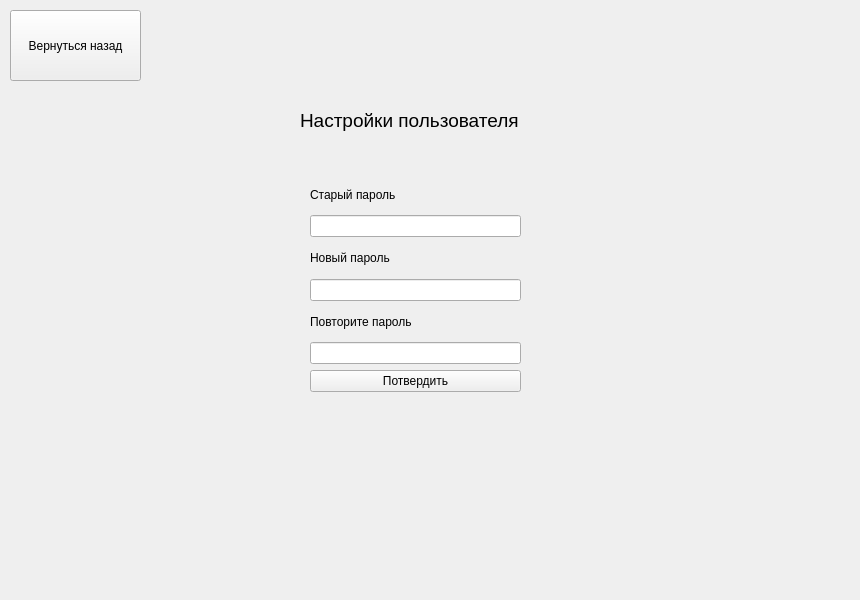
<?xml version="1.0" encoding="UTF-8"?>
<ui version="4.0">
 <class>PasswordSettingsWindow</class>
 <widget class="QWidget" name="PasswordSettingsWindow">
  <property name="geometry">
   <rect>
    <x>0</x>
    <y>0</y>
    <width>860</width>
    <height>600</height>
   </rect>
  </property>
  <property name="windowTitle">
   <string>Form</string>
  </property>
  <widget class="QPushButton" name="btnReturn">
   <property name="geometry">
    <rect>
     <x>10</x>
     <y>10</y>
     <width>131</width>
     <height>71</height>
    </rect>
   </property>
   <property name="text">
    <string>Вернуться назад</string>
   </property>
  </widget>
  <widget class="QWidget" name="layoutWidget">
   <property name="geometry">
    <rect>
     <x>310</x>
     <y>180</y>
     <width>211</width>
     <height>212</height>
    </rect>
   </property>
   <layout class="QGridLayout" name="gridLayout_2">
    <item row="6" column="0">
     <widget class="QPushButton" name="btnEnter">
      <property name="text">
       <string>Потвердить</string>
      </property>
     </widget>
    </item>
    <item row="0" column="0">
     <widget class="QLabel" name="OldPassword_2">
      <property name="text">
       <string>Старый пароль</string>
      </property>
     </widget>
    </item>
    <item row="2" column="0">
     <widget class="QLabel" name="NewPassword">
      <property name="text">
       <string>Новый пароль</string>
      </property>
     </widget>
    </item>
    <item row="4" column="0">
     <widget class="QLabel" name="RepeatPassword">
      <property name="text">
       <string>Повторите пароль</string>
      </property>
     </widget>
    </item>
    <item row="3" column="0">
     <widget class="QLineEdit" name="leNewPassword_2"/>
    </item>
    <item row="1" column="0">
     <widget class="QLineEdit" name="leOldPassword_2"/>
    </item>
    <item row="5" column="0">
     <widget class="QLineEdit" name="leRepeatPassword_2"/>
    </item>
   </layout>
  </widget>
  <widget class="QLabel" name="Settings">
   <property name="geometry">
    <rect>
     <x>300</x>
     <y>110</y>
     <width>241</width>
     <height>21</height>
    </rect>
   </property>
   <property name="font">
    <font>
     <pointsize>14</pointsize>
    </font>
   </property>
   <property name="text">
    <string>Настройки пользователя</string>
   </property>
  </widget>
 </widget>
 <resources/>
 <connections/>
</ui>
